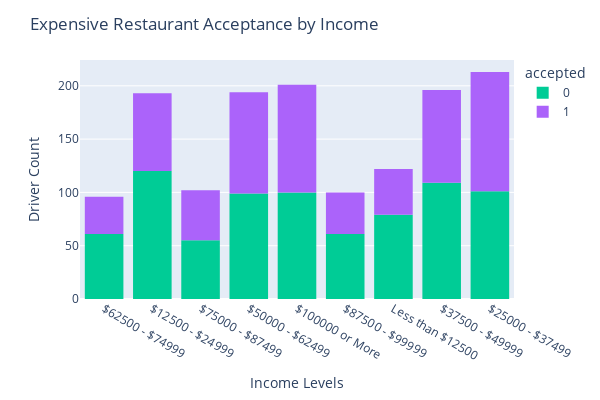

The notebook cell saved with this chart:
### Code cell
fig_mt20_incomes = px.histogram(mt20, x=mt20['income'], color='accepted', color_discrete_map={'1':'purple', '0':'green'})
fig_mt20_incomes.update_layout(title='Expensive Restaurant Acceptance by Income', 
                               xaxis_title='Income Levels', 
                               yaxis_title='Driver Count',
                               height=400,
                               width=600)
fig_mt20_incomes.show()

### Figure 1 — Plotly figure (JSON) as saved in the notebook; plotly's stock layout.template omitted (floating-point values rounded to 4 significant figures; data arrays with more than 128 entries replaced by an {"elided": "..."} marker saying what was removed)
{"data": [{"alignmentgroup": "True", "bingroup": "x", "hovertemplate": "accepted=0<br>income=%{x}<br>count=%{y}<extra></extra>", "legendgroup": "0", "marker": {"color": "#00cc96", "pattern": {"shape": ""}}, "name": "0", "offsetgroup": "0", "orientation": "v", "showlegend": true, "type": "histogram", "x": {"elided": "785 str values"}, "xaxis": "x", "yaxis": "y"}, {"alignmentgroup": "True", "bingroup": "x", "hovertemplate": "accepted=1<br>income=%{x}<br>count=%{y}<extra></extra>", "legendgroup": "1", "marker": {"color": "#ab63fa", "pattern": {"shape": ""}}, "name": "1", "offsetgroup": "1", "orientation": "v", "showlegend": true, "type": "histogram", "x": {"elided": "632 str values"}, "xaxis": "x", "yaxis": "y"}], "layout": {"barmode": "relative", "height": 400, "legend": {"title": {"text": "accepted"}, "tracegroupgap": 0}, "margin": {"t": 60}, "title": {"text": "Expensive Restaurant Acceptance by Income"}, "width": 600, "xaxis": {"anchor": "y", "domain": [0, 1], "title": {"text": "Income Levels"}}, "yaxis": {"anchor": "x", "domain": [0, 1], "title": {"text": "Driver Count"}}}}
